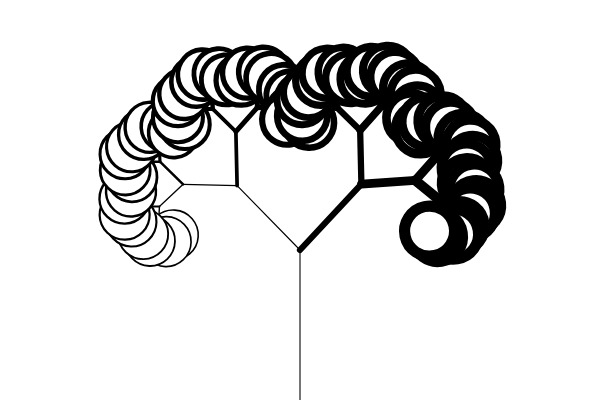
Frame 1 (no input)
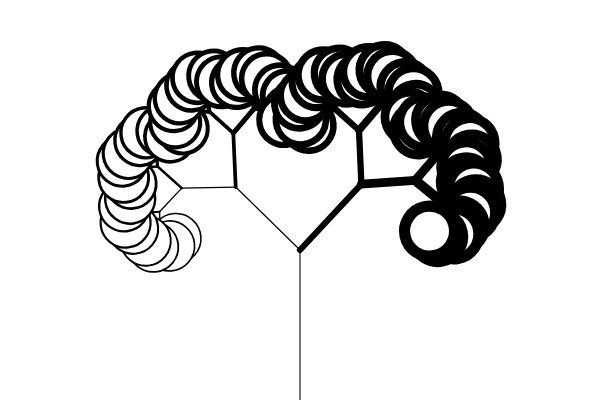
Frame 60 (no input)
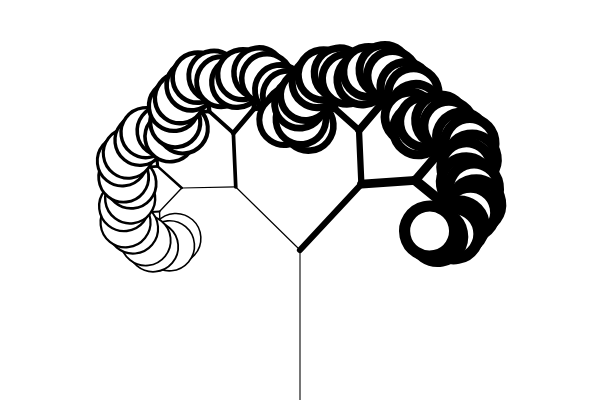
Frame 120 (the mouse pressed at the canvas centre since frame 60)

The p5.js sketch that drew these frames (run headless with seeded random() and noise() and a simulated clock; from frame 60 on, the mouse is pressed at the canvas centre):

// p5.js sketch
// ── sketch.js
let count = 0;
let branchRand;

function setup() {
  createCanvas(600, 400);
  colorMode(HSB);
  
  // noFill();
  // drawCircle(width/2, height/2, 400);
  // console.log(count);

  background(0, 0, 100);

  branchRand = random();
  

}

function branch(l) {
  count++;

  strokeWeight(1 + count * 0.08);
  line(0,0,0,-l);

  translate(0, -l);

  l = l * 0.6;

  if (l > 5) {
    push();
    rotate(radians(-45 + map(noise(frameCount * 0.01), 0, 1, -2, 2)));
    branch(l);
    pop();

    push();
    rotate(radians(45 + map(noise(frameCount + 100) * 0.01, 0, 1, -2, 2)));
    branch(l);
    pop();
  } else {
    // fill(random(360), 60, 100);
    // noStroke();
    ellipse(0, 0, 50);
  }
}

function draw() {
  background(0, 0, 100);

  count = 0;
  translate(width/2, height);
  branch(150);
}


function drawCircle(x, y, w) {

  stroke(map(count, 0, 100000, 0, 360), 60, 100); 
  ellipse(x, y, w);

  count++;

  if (w > 5) {
    drawCircle(x, y, w/2);
    drawCircle(x-50, y, w/2);
    drawCircle(x+50, y, w/2);
    drawCircle(x, y+50, w/2);
    drawCircle(x, y-50, w/2);
  }
}
